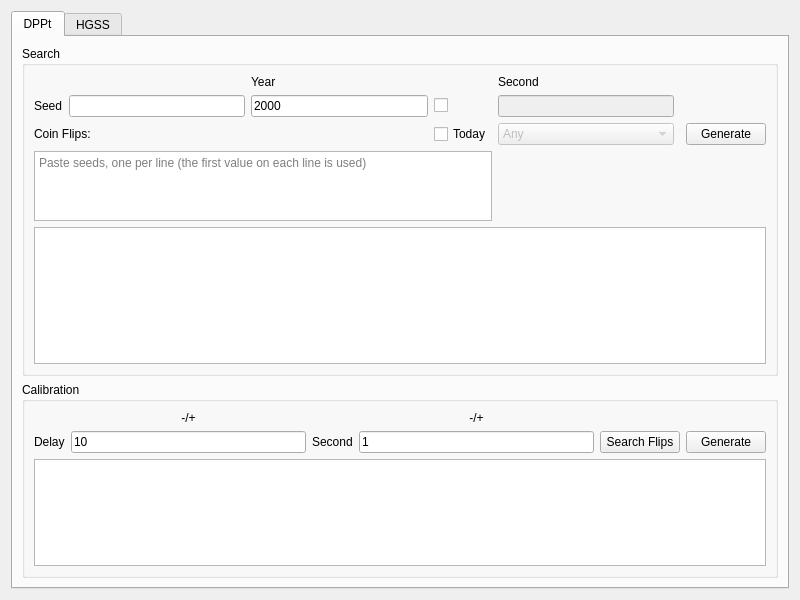
<?xml version="1.0" encoding="UTF-8"?>
<ui version="4.0">
 <class>SeedToTime4</class>
 <widget class="QWidget" name="SeedToTime4">
  <property name="geometry">
   <rect>
    <x>0</x>
    <y>0</y>
    <width>800</width>
    <height>600</height>
   </rect>
  </property>
  <property name="windowTitle">
   <string>Gen 4 Seed to Time</string>
  </property>
  <layout class="QVBoxLayout" name="verticalLayout">
   <item>
    <widget class="QTabWidget" name="tabWidget">
     <widget class="QWidget" name="tabDPPt">
      <attribute name="title">
       <string>DPPt</string>
      </attribute>
      <layout class="QVBoxLayout" name="verticalLayout_1">
       <item>
        <widget class="QGroupBox" name="groupBoxDPPtSearch">
         <property name="title">
          <string>Search</string>
         </property>
         <layout class="QGridLayout" name="gridLayout_2">
          <item row="0" column="2">
           <widget class="QLabel" name="labelDPPtYear">
            <property name="text">
             <string>Year</string>
            </property>
           </widget>
          </item>
          <item row="0" column="4">
           <widget class="QLabel" name="labelDPPtSecond">
            <property name="text">
             <string>Second</string>
            </property>
           </widget>
          </item>
          <item row="1" column="0">
           <widget class="QLabel" name="labelDPPtSeed">
            <property name="text">
             <string>Seed</string>
            </property>
           </widget>
          </item>
          <item row="1" column="1">
           <widget class="TextBox" name="textBoxDPPtSeed"/>
          </item>
          <item row="1" column="2">
           <widget class="TextBox" name="textBoxDPPtYear">
            <property name="text">
             <string notr="true">2000</string>
            </property>
           </widget>
          </item>
          <item row="1" column="3">
           <widget class="QCheckBox" name="checkBoxDPPtSecond">
            <property name="text">
             <string notr="true"/>
            </property>
           </widget>
          </item>
          <item row="1" column="4">
           <widget class="TextBox" name="textBoxDPPtSecond">
            <property name="enabled">
             <bool>false</bool>
            </property>
           </widget>
          </item>
          <item row="2" column="0" colspan="3">
           <widget class="QLabel" name="labelDPPtCoinFlips">
            <property name="text">
             <string>Coin Flips:</string>
            </property>
           </widget>
          </item>
          <item row="2" column="6">
           <widget class="QPushButton" name="pushButtonDPPtGenerate">
            <property name="text">
             <string>Generate</string>
            </property>
           </widget>
          </item>
          <item row="2" column="3">
           <widget class="QCheckBox" name="checkBoxDPPtToday">
            <property name="toolTip">
             <string>Pick the seed with the most tries left today, without changing the console clock (PokeFinderPlus)</string>
            </property>
            <property name="text">
             <string>Today</string>
            </property>
           </widget>
          </item>
          <item row="2" column="4">
           <widget class="QComboBox" name="comboBoxDPPtParity">
            <property name="enabled">
             <bool>false</bool>
            </property>
            <property name="toolTip">
             <string>Delay parity of the picked seed</string>
            </property>
            <item>
             <property name="text">
              <string>Any</string>
             </property>
            </item>
            <item>
             <property name="text">
              <string>Even</string>
             </property>
            </item>
            <item>
             <property name="text">
              <string>Odd</string>
             </property>
            </item>
           </widget>
          </item>
          <item row="3" column="0" colspan="4">
           <widget class="QPlainTextEdit" name="plainTextEditDPPtSeeds">
            <property name="maximumSize">
             <size>
              <width>16777215</width>
              <height>100</height>
             </size>
            </property>
            <property name="placeholderText">
             <string>Paste seeds, one per line (the first value on each line is used)</string>
            </property>
           </widget>
          </item>
          <item row="3" column="4" colspan="3">
           <widget class="QLabel" name="labelDPPtToday">
            <property name="wordWrap">
             <bool>true</bool>
            </property>
           </widget>
          </item>
          <item row="4" column="0" colspan="7">
           <widget class="TableView" name="tableViewDPPtSearch"/>
          </item>
         </layout>
        </widget>
       </item>
       <item>
        <widget class="QGroupBox" name="groupBoxDPPtCalibration">
         <property name="title">
          <string>Calibration</string>
         </property>
         <layout class="QGridLayout" name="gridLayout_3">
          <item row="0" column="1">
           <widget class="QLabel" name="labelDPPtDelayCalibration">
            <property name="text">
             <string notr="true">-/+</string>
            </property>
            <property name="alignment">
             <set>Qt::AlignmentFlag::AlignCenter</set>
            </property>
           </widget>
          </item>
          <item row="0" column="3">
           <widget class="QLabel" name="labelDPPtSecondCalibration">
            <property name="text">
             <string notr="true">-/+</string>
            </property>
            <property name="alignment">
             <set>Qt::AlignmentFlag::AlignCenter</set>
            </property>
           </widget>
          </item>
          <item row="1" column="0">
           <widget class="QLabel" name="labelDPPtDelay">
            <property name="text">
             <string>Delay</string>
            </property>
           </widget>
          </item>
          <item row="1" column="1">
           <widget class="TextBox" name="textBoxDPPtDelayCalibration">
            <property name="text">
             <string notr="true">10</string>
            </property>
           </widget>
          </item>
          <item row="1" column="2">
           <widget class="QLabel" name="labelDPPtSecondOffset">
            <property name="text">
             <string>Second</string>
            </property>
           </widget>
          </item>
          <item row="1" column="3">
           <widget class="TextBox" name="textBoxDPPtSecondCalibration">
            <property name="text">
             <string notr="true">1</string>
            </property>
           </widget>
          </item>
          <item row="1" column="4">
           <widget class="QPushButton" name="pushButtonDPPtSearchFlips">
            <property name="text">
             <string>Search Flips</string>
            </property>
           </widget>
          </item>
          <item row="1" column="5">
           <widget class="QPushButton" name="pushButtonDPPtCalibrate">
            <property name="text">
             <string>Generate</string>
            </property>
           </widget>
          </item>
          <item row="2" column="0" colspan="6">
           <widget class="TableView" name="tableViewDPPtCalibrate"/>
          </item>
         </layout>
        </widget>
       </item>
      </layout>
     </widget>
     <widget class="QWidget" name="tabHGSS">
      <attribute name="title">
       <string>HGSS</string>
      </attribute>
      <layout class="QVBoxLayout" name="verticalLayout_2">
       <item>
        <widget class="QGroupBox" name="groupBoxHGSSSearch">
         <property name="title">
          <string>Search</string>
         </property>
         <layout class="QGridLayout" name="gridLayout_5">
          <item row="0" column="2">
           <widget class="QLabel" name="labelHGSSYear">
            <property name="text">
             <string>Year</string>
            </property>
           </widget>
          </item>
          <item row="0" column="4">
           <widget class="QLabel" name="labelHGSSSecond">
            <property name="text">
             <string>Second</string>
            </property>
           </widget>
          </item>
          <item row="0" column="6" colspan="2">
           <widget class="QLabel" name="labelHGSSPlayerLocation">
            <property name="text">
             <string>Player Location</string>
            </property>
           </widget>
          </item>
          <item row="0" column="8" colspan="2">
           <widget class="TextBox" name="textBoxHGSSPlayerLocation">
            <property name="maxLength">
             <number>2</number>
            </property>
           </widget>
          </item>
          <item row="1" column="0">
           <widget class="QLabel" name="labelHGSSSeed">
            <property name="text">
             <string>Seed</string>
            </property>
           </widget>
          </item>
          <item row="1" column="1">
           <widget class="TextBox" name="textBoxHGSSSeed"/>
          </item>
          <item row="1" column="2">
           <widget class="TextBox" name="textBoxHGSSYear">
            <property name="text">
             <string notr="true">2000</string>
            </property>
           </widget>
          </item>
          <item row="1" column="3">
           <widget class="QCheckBox" name="checkBoxHGSSSecond">
            <property name="text">
             <string notr="true"/>
            </property>
           </widget>
          </item>
          <item row="1" column="4">
           <widget class="TextBox" name="textBoxHGSSSecond">
            <property name="enabled">
             <bool>false</bool>
            </property>
           </widget>
          </item>
          <item row="1" column="5">
           <widget class="QPushButton" name="pushButtonHGSSMap">
            <property name="text">
             <string>Map</string>
            </property>
           </widget>
          </item>
          <item row="1" column="6">
           <widget class="QCheckBox" name="checkBoxHGSSRaikou">
            <property name="text">
             <string>R</string>
            </property>
           </widget>
          </item>
          <item row="1" column="7">
           <widget class="TextBox" name="textBoxHGSSRaikou">
            <property name="enabled">
             <bool>false</bool>
            </property>
            <property name="maxLength">
             <number>2</number>
            </property>
           </widget>
          </item>
          <item row="1" column="8">
           <widget class="QCheckBox" name="checkBoxHGSSEntei">
            <property name="text">
             <string>E</string>
            </property>
           </widget>
          </item>
          <item row="1" column="9">
           <widget class="TextBox" name="textBoxHGSSEntei">
            <property name="enabled">
             <bool>false</bool>
            </property>
            <property name="maxLength">
             <number>2</number>
            </property>
           </widget>
          </item>
          <item row="1" column="10">
           <widget class="QCheckBox" name="checkBoxHGSSLati">
            <property name="text">
             <string>L</string>
            </property>
           </widget>
          </item>
          <item row="1" column="11">
           <widget class="TextBox" name="textBoxHGSSLati">
            <property name="enabled">
             <bool>false</bool>
            </property>
            <property name="maxLength">
             <number>2</number>
            </property>
           </widget>
          </item>
          <item row="2" column="0" colspan="2">
           <widget class="QLabel" name="labelHGSSElmCalls">
            <property name="text">
             <string>Elm Calls:</string>
            </property>
           </widget>
          </item>
          <item row="2" column="11">
           <widget class="QPushButton" name="pushButtonHGSSGenerate">
            <property name="text">
             <string>Generate</string>
            </property>
           </widget>
          </item>
          <item row="3" column="0" colspan="2">
           <widget class="QLabel" name="labelHGSSRoamers">
            <property name="text">
             <string>Roamers:</string>
            </property>
           </widget>
          </item>
          <item row="2" column="3">
           <widget class="QCheckBox" name="checkBoxHGSSToday">
            <property name="toolTip">
             <string>Pick the seed with the most tries left today, without changing the console clock (PokeFinderPlus)</string>
            </property>
            <property name="text">
             <string>Today</string>
            </property>
           </widget>
          </item>
          <item row="2" column="4">
           <widget class="QComboBox" name="comboBoxHGSSParity">
            <property name="enabled">
             <bool>false</bool>
            </property>
            <property name="toolTip">
             <string>Delay parity of the picked seed</string>
            </property>
            <item>
             <property name="text">
              <string>Any</string>
             </property>
            </item>
            <item>
             <property name="text">
              <string>Even</string>
             </property>
            </item>
            <item>
             <property name="text">
              <string>Odd</string>
             </property>
            </item>
           </widget>
          </item>
          <item row="4" column="0" colspan="6">
           <widget class="QPlainTextEdit" name="plainTextEditHGSSSeeds">
            <property name="maximumSize">
             <size>
              <width>16777215</width>
              <height>100</height>
             </size>
            </property>
            <property name="placeholderText">
             <string>Paste seeds, one per line (the first value on each line is used)</string>
            </property>
           </widget>
          </item>
          <item row="4" column="6" colspan="6">
           <widget class="QLabel" name="labelHGSSToday">
            <property name="wordWrap">
             <bool>true</bool>
            </property>
           </widget>
          </item>
          <item row="5" column="0" colspan="12">
           <widget class="TableView" name="tableViewHGSSSearch"/>
          </item>
         </layout>
        </widget>
       </item>
       <item>
        <widget class="QGroupBox" name="groupBoxHGSSCalibration">
         <property name="title">
          <string>Calibration</string>
         </property>
         <layout class="QGridLayout">
          <item row="0" column="1">
           <widget class="QLabel" name="labelHGSSDelayCalibration">
            <property name="text">
             <string notr="true">-/+</string>
            </property>
            <property name="alignment">
             <set>Qt::AlignmentFlag::AlignCenter</set>
            </property>
           </widget>
          </item>
          <item row="0" column="3">
           <widget class="QLabel" name="labelHGSSSecondCalibration">
            <property name="text">
             <string notr="true">-/+</string>
            </property>
            <property name="alignment">
             <set>Qt::AlignmentFlag::AlignCenter</set>
            </property>
           </widget>
          </item>
          <item row="1" column="0">
           <widget class="QLabel" name="labelHGSSDelay">
            <property name="text">
             <string>Delay</string>
            </property>
           </widget>
          </item>
          <item row="1" column="1">
           <widget class="TextBox" name="textBoxHGSSDelayCalibration">
            <property name="text">
             <string notr="true">10</string>
            </property>
           </widget>
          </item>
          <item row="1" column="2">
           <widget class="QLabel" name="labelHGSSSecondOffset">
            <property name="text">
             <string>Second</string>
            </property>
           </widget>
          </item>
          <item row="1" column="3">
           <widget class="TextBox" name="textBoxHGSSSecondCalibration">
            <property name="text">
             <string notr="true">1</string>
            </property>
           </widget>
          </item>
          <item row="1" column="4">
           <widget class="QPushButton" name="pushButtonHGSSSearchCalls">
            <property name="text">
             <string>Search Calls</string>
            </property>
           </widget>
          </item>
          <item row="1" column="5">
           <widget class="QPushButton" name="pushButtonHGSSCalibrate">
            <property name="text">
             <string>Generate</string>
            </property>
           </widget>
          </item>
          <item row="2" column="0" colspan="6">
           <widget class="TableView" name="tableViewHGSSCalibrate"/>
          </item>
         </layout>
        </widget>
       </item>
      </layout>
     </widget>
    </widget>
   </item>
  </layout>
 </widget>
 <customwidgets>
  <customwidget>
   <class>TextBox</class>
   <extends>QLineEdit</extends>
   <header>Form/Controls/TextBox.hpp</header>
  </customwidget>
  <customwidget>
   <class>TableView</class>
   <extends>QTableView</extends>
   <header>Form/Controls/TableView.hpp</header>
  </customwidget>
 </customwidgets>
 <tabstops>
  <tabstop>tabWidget</tabstop>
  <tabstop>textBoxDPPtSeed</tabstop>
  <tabstop>textBoxDPPtYear</tabstop>
  <tabstop>checkBoxDPPtSecond</tabstop>
  <tabstop>textBoxDPPtSecond</tabstop>
  <tabstop>checkBoxDPPtToday</tabstop>
  <tabstop>comboBoxDPPtParity</tabstop>
  <tabstop>plainTextEditDPPtSeeds</tabstop>
  <tabstop>pushButtonDPPtGenerate</tabstop>
  <tabstop>tableViewDPPtSearch</tabstop>
  <tabstop>textBoxDPPtDelayCalibration</tabstop>
  <tabstop>textBoxDPPtSecondCalibration</tabstop>
  <tabstop>pushButtonDPPtSearchFlips</tabstop>
  <tabstop>pushButtonDPPtCalibrate</tabstop>
  <tabstop>tableViewDPPtCalibrate</tabstop>
  <tabstop>textBoxHGSSSeed</tabstop>
  <tabstop>textBoxHGSSYear</tabstop>
  <tabstop>checkBoxHGSSSecond</tabstop>
  <tabstop>textBoxHGSSSecond</tabstop>
  <tabstop>checkBoxHGSSToday</tabstop>
  <tabstop>comboBoxHGSSParity</tabstop>
  <tabstop>plainTextEditHGSSSeeds</tabstop>
  <tabstop>pushButtonHGSSMap</tabstop>
  <tabstop>textBoxHGSSPlayerLocation</tabstop>
  <tabstop>checkBoxHGSSRaikou</tabstop>
  <tabstop>textBoxHGSSRaikou</tabstop>
  <tabstop>checkBoxHGSSEntei</tabstop>
  <tabstop>textBoxHGSSEntei</tabstop>
  <tabstop>checkBoxHGSSLati</tabstop>
  <tabstop>textBoxHGSSLati</tabstop>
  <tabstop>pushButtonHGSSGenerate</tabstop>
  <tabstop>tableViewHGSSSearch</tabstop>
  <tabstop>textBoxHGSSDelayCalibration</tabstop>
  <tabstop>textBoxHGSSSecondCalibration</tabstop>
  <tabstop>pushButtonHGSSSearchCalls</tabstop>
  <tabstop>pushButtonHGSSCalibrate</tabstop>
  <tabstop>tableViewHGSSCalibrate</tabstop>
 </tabstops>
 <resources/>
 <connections/>
</ui>
